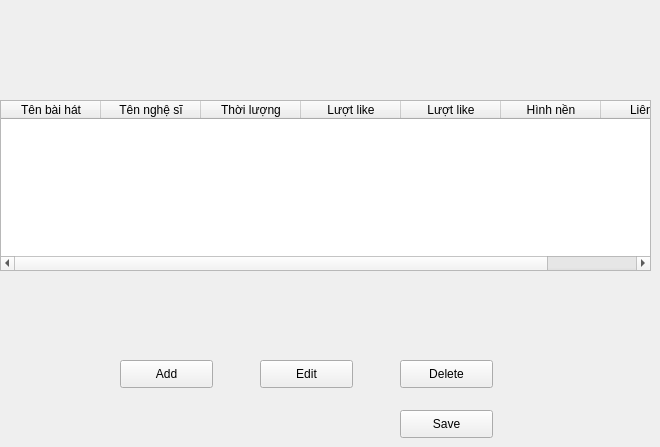
    <widget class="QWidget" name="menu">
     <widget class="QTableWidget" name="tableWidget">
      <property name="geometry">
       <rect>
        <x>0</x>
        <y>100</y>
        <width>651</width>
        <height>171</height>
       </rect>
      </property>
      <column>
       <property name="text">
        <string>Tên bài hát</string>
       </property>
      </column>
      <column>
       <property name="text">
        <string>Tên nghệ sĩ</string>
       </property>
      </column>
      <column>
       <property name="text">
        <string>Thời lượng</string>
       </property>
      </column>
      <column>
       <property name="text">
        <string>Lượt like</string>
       </property>
      </column>
      <column>
       <property name="text">
        <string>Lượt like</string>
       </property>
      </column>
      <column>
       <property name="text">
        <string>Hình nền</string>
       </property>
      </column>
      <column>
       <property name="text">
        <string>Liên kết</string>
       </property>
      </column>
     </widget>
     <widget class="QPushButton" name="btnAdd">
      <property name="geometry">
       <rect>
        <x>120</x>
        <y>360</y>
        <width>93</width>
        <height>28</height>
       </rect>
      </property>
      <property name="text">
       <string>Add</string>
      </property>
     </widget>
     <widget class="QPushButton" name="btnEdit">
      <property name="geometry">
       <rect>
        <x>260</x>
        <y>360</y>
        <width>93</width>
        <height>28</height>
       </rect>
      </property>
      <property name="text">
       <string>Edit</string>
      </property>
     </widget>
     <widget class="QPushButton" name="btnDelete">
      <property name="geometry">
       <rect>
        <x>400</x>
        <y>360</y>
        <width>93</width>
        <height>28</height>
       </rect>
      </property>
      <property name="text">
       <string>Delete</string>
      </property>
     </widget>
     <widget class="QPushButton" name="btnSave">
      <property name="geometry">
       <rect>
        <x>400</x>
        <y>410</y>
        <width>93</width>
        <height>28</height>
       </rect>
      </property>
      <property name="text">
       <string>Save</string>
      </property>
     </widget>
    </widget>
